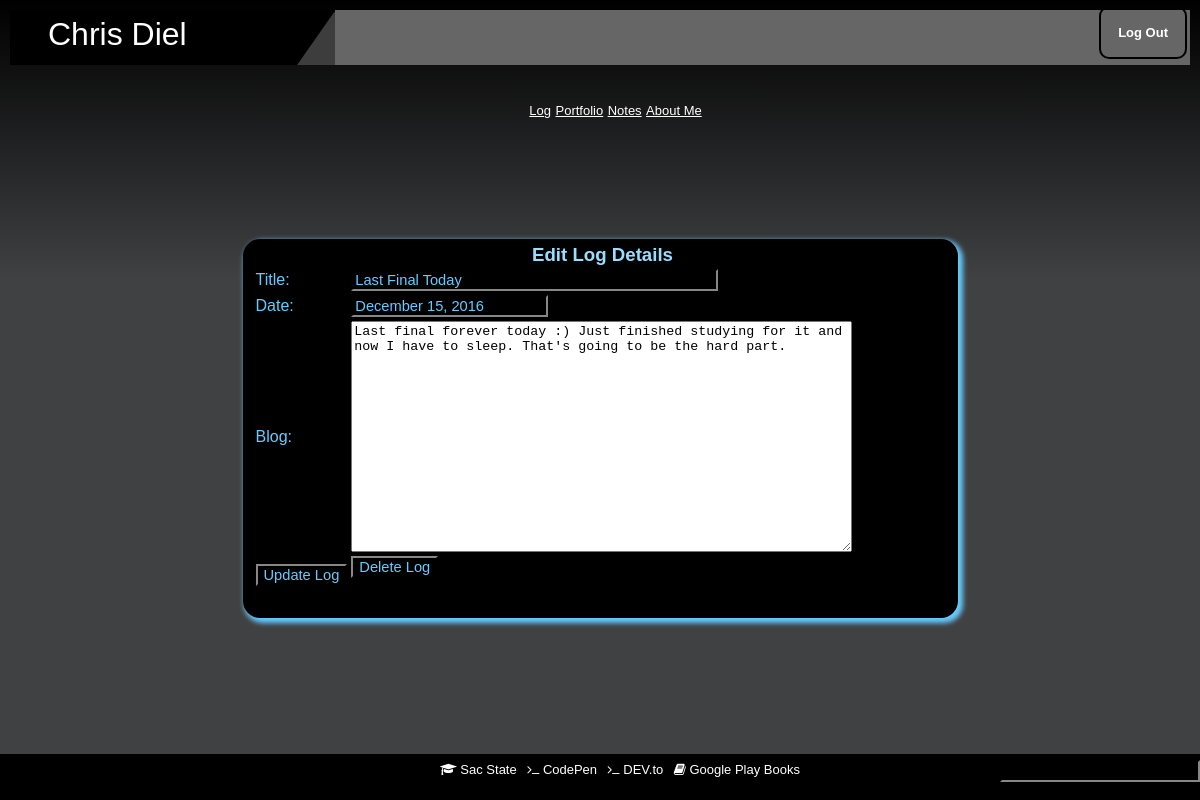
The app's page /log_edit_form.php?LogID=100 (signed in) with its own data.
### tables this page shows
create table LOG(
  LogID int unsigned not null auto_increment primary key,
  Title char(40) not null,
  BlogDate char(40),
  Blog TEXT not null
);

### User_fns.php (called while the page is built, shortened)
<?php
function get_log_details($video) {
  $conn = db_connect();
  $query = "select * from LOG where LogID='".$video."'";
  $result = @$conn->query($query);
  $result = @$result->fetch_assoc();
  return $result;
}

### admin_fns.php (the view, shortened to what this page needs)
<?php
function display_log_form($video = '') {
  $edit = is_array($video);
  $date = date("F j, Y");
?>
  <form method="post"
        action="<?php echo $edit ? 'log_edit.php' : 'log_insert_entry.php';?>">
  <table border="0">
  <tr>
    <td>Title:</td>
    <td><input type="text" name="Title" size="40"
               value="<?php echo $edit ? $video['Title'] : ''; ?>" /></td>
  </tr>
  <tr>
    <td>Date:</td>
    <td><input type="text" name="Date"
               value="<?php echo $edit ? $video['BlogDate'] : $date; ?>" /></td>
  </tr>
   <tr>
    <td>Blog:</td>
    <td><textarea id="Blog" wrap="virtual" cols="60" rows="15" name="Blog"><?php echo $edit ? $video['Blog'] : ''; ?></textarea></td>
   </tr>
    <tr>
      <td <?php if (!$edit) { echo "colspan=2"; }?> align="center">
        <input type="submit"
               value="<?php echo $edit ? 'Update' : 'Insert'; ?> Log" />
        </form></td>
        <?php
           if ($edit) {
             echo "<td>
                   <form method=\"post\" action=\"log_delete.php\">
                   <input type=\"hidden\" name=\"LogID\"
                    value=\"".$video['LogID']."\" />
                   <input type=\"submit\" value=\"Delete Log\"/>
                   </form></td>";
            }
          ?>
<?php
}
?>

### main.css (style rules this page uses)
html, body { margin:0; padding:0; height:100%; }
body { FONT-FAMILY: calibri, Arial, courier; color: #66ccff; text-align: center; background: #404143; width: 100%; }
INPUT { background-color: black; border-color: 333333; color: 66ccff; FONT-FAMILY: Verdana, Helvetica; font-weight: 0; font-size: 11pt; }

### records on screen
log: Title "Last Final Today", Date "December 15, 2016", Blog "Last final forever today :) Just finished studying for it and now I have to sleep. That's going to be the hard part."
